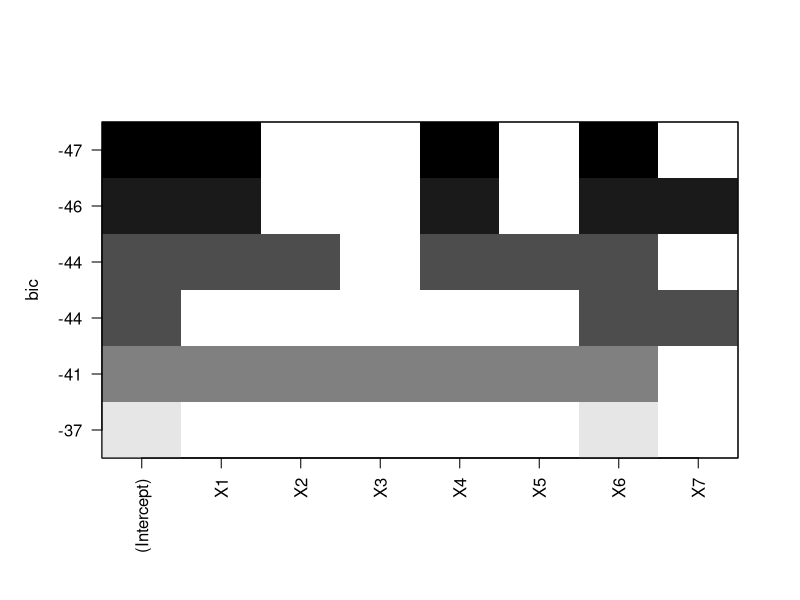
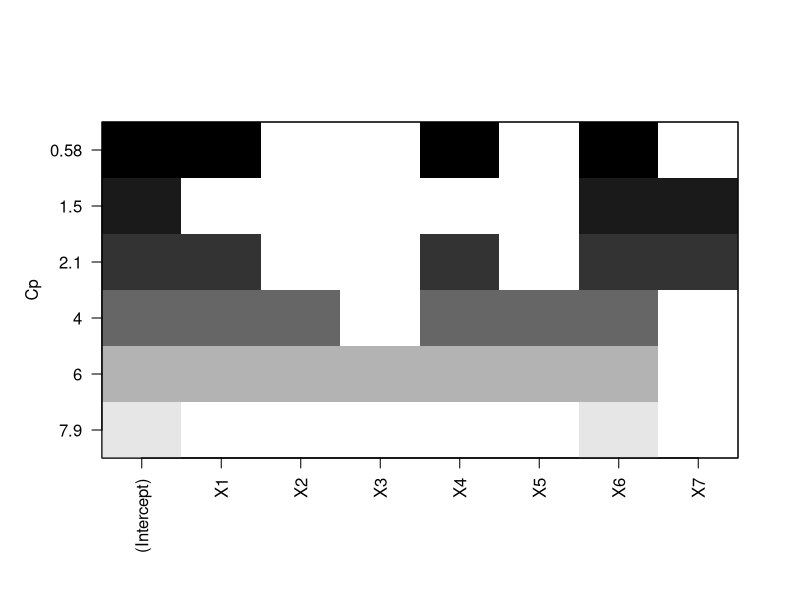
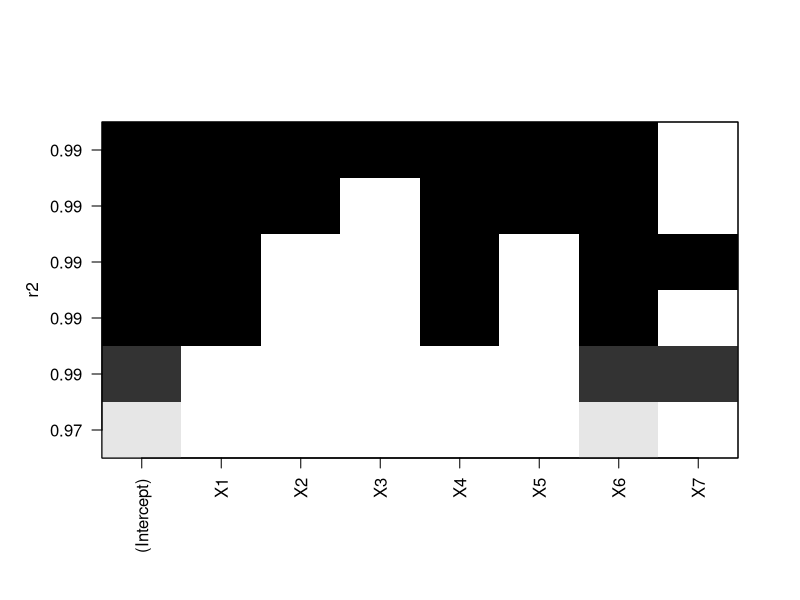
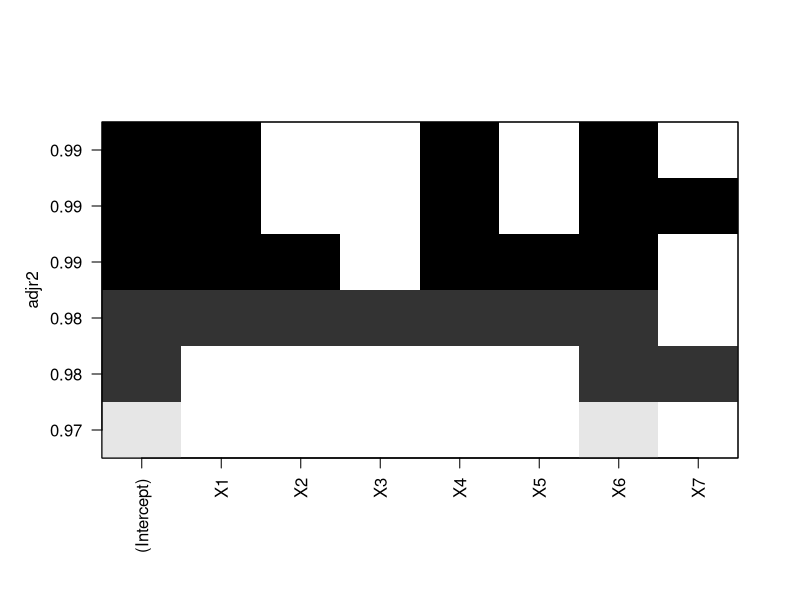

Write R code to recreate these figures, in order.
## ---- chunk 1
knitr::opts_chunk$set(echo = TRUE)
## ---- chunk 2
donnees = read.csv("cornell.csv",header = TRUE,sep=",", dec=".")

print(donnees)
## ---- chunk 3
statistiques_bivariees = function (x) {
  return (c(cor(donnees$Y,x,use="pairwise.complete.obs"),cov(donnees$Y,x,use="pairwise.complete.obs")))
}

statistiques_descriptives = function (x) {
  return (summary(x))
}
## ---- chunk 4
statistiques_descriptives(donnees)

## ---- chunk 5
a=apply(donnees,2, "statistiques_bivariees")
knitr::kable(apply(donnees,2, "statistiques_bivariees"),8,format = "markdown",align='r')
## ---- chunk 6
m0 = lm(Y~.,data=donnees)
summary(m0)
## ---- chunk 7
apply(donnees[,-8],1,"sum")

X = matrix(ncol = 7,nrow = 12)

for(i in 1:7)
{
  X[,i]=donnees[,i]
}

XTX=t(X)%*%X
det(XTX)
## ---- chunk 8
library(leaps)
help(regsubsets)
choix = regsubsets(Y ~ ., int = T, nbest = 1, nvmax = 7,method = "exh", data = donnees)
print(summary(choix))

plot(choix,scale="bic")
## ---- chunk 9
m1=lm(Y~ X1+X4+X6,data=donnees)
print(summary(m1))
## ---- chunk 10
m2=lm(Y~ X6+X7,data=donnees)
print(summary(m2))

## ---- chunk 11
plot(choix,scale="Cp")
## ---- chunk 12
plot(choix,scale="r2")
## ---- chunk 13
plot(choix,scale="adjr2")
## ---- chunk 14
library(MASS)
m_0=lm(donnees$Y~1, data=donnees)#modele sans aucune variable explicative
m_all=lm(donnees$Y~., data=donnees)#modele avec toutes les variables
m_back=stepAIC(m_all, direction="backward")
m_forw=stepAIC(m_0,direction="forward", scope=list(upper=m_all,lower=m_0))
m_stepwise=stepAIC(m_0,direction="both",scope=list(upper=m_all,lower=m_0))

## ---- chunk 15
press=function (fit) {
  h=lm.influence(fit)$h
  return (sqrt (mean ((residuals(fit)/(1-h))^2 )))
}
print(press(m_back))
print(press(m_forw))
print(press(m_stepwise))
